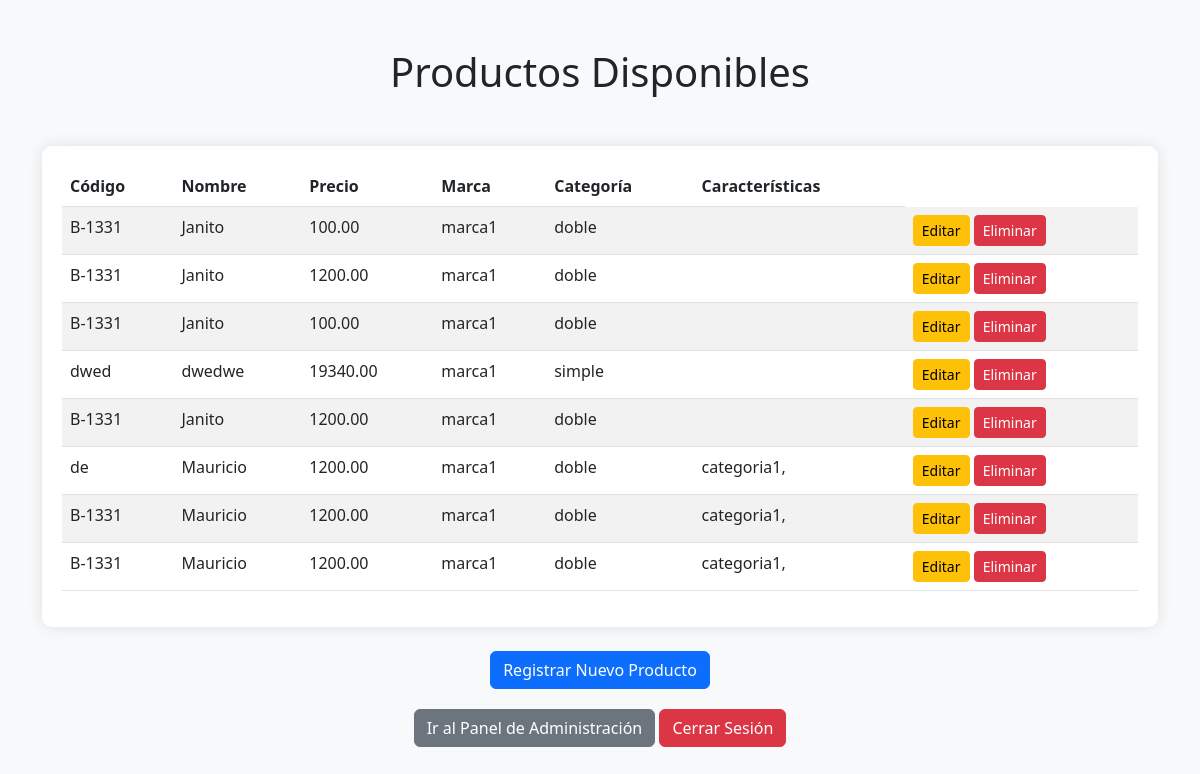
Page / (signed in) on the earlier database version.
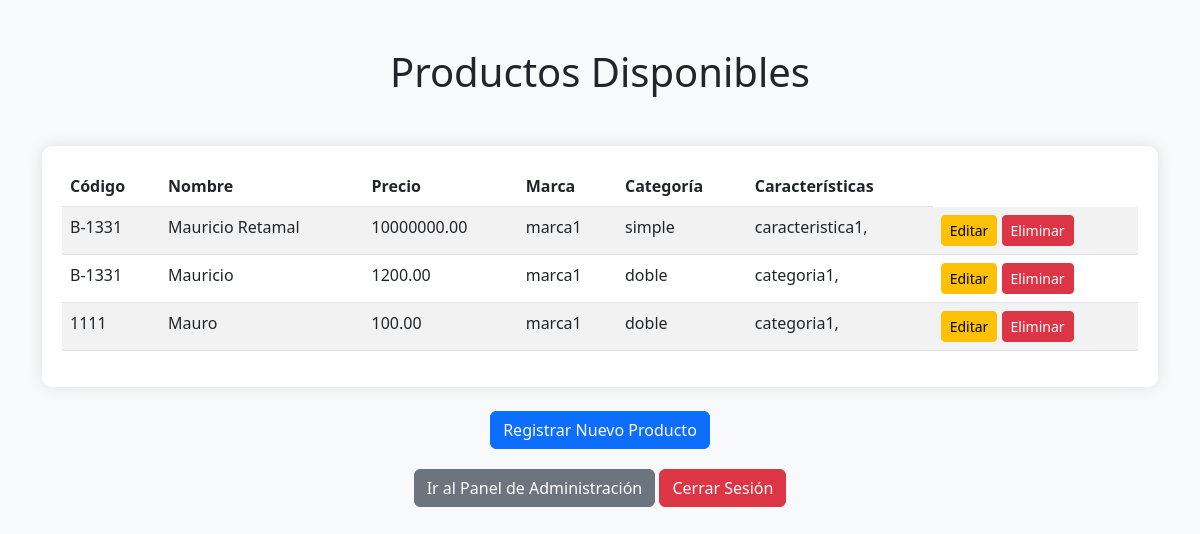
Same page on the later database version.
### productos/models.py (models this page shows, shortened)
class Producto(models.Model):
    codigo = models.CharField(max_length=50)
    nombre = models.CharField(max_length=100)
    precio = models.DecimalField(max_digits=10, decimal_places=2)
    marca = models.ForeignKey(Marca, on_delete=models.CASCADE)
    categoria = models.ForeignKey(Categoria, on_delete=models.CASCADE)
    caracteristicas = models.ManyToManyField(Caracteristica)

class Marca(models.Model):
    nombre = models.CharField(max_length=100)
    def __str__(self):
        return self.nombre

class Categoria(models.Model):
    nombre = models.CharField(max_length=100)
    def __str__(self):
        return self.nombre

class Caracteristica(models.Model):
    nombre = models.CharField(max_length=100)

### productos/views.py (the view)
# urls.py: path('', views.lista_productos, name='lista_productos'),
@login_required
def lista_productos(request):
    productos = Producto.objects.all()
    return render(request, 'productos/index.html', {'productos': productos, 'user': request.user})

### productos/templates/productos/index.html (shortened to what this page needs)
<!DOCTYPE html>
<html>
<head>
<link href="https://cdn.jsdelivr.net/npm/bootstrap@5.3.0/dist/css/bootstrap.min.css" rel="stylesheet">
</head>
<body>
<div class="container">
<h1 class="text-center mt-5 mb-4">Productos Disponibles</h1>
<div class="table-container">
<table class="table table-striped table-hover">
<thead>
<tr>
<th>Código</th>
<th>Nombre</th>
<th>Precio</th>
<th>Marca</th>
<th>Categoría</th>
<th>Características</th>
</tr>
</thead>
<tbody>
    {% for producto in productos %}
<tr>
<td>{{ producto.codigo }}</td>
<td>{{ producto.nombre }}</td>
<td>{{ producto.precio }}</td>
<td>{{ producto.marca }}</td>
<td>{{ producto.categoria }}</td>
<td>
            {% for caracteristica in producto.caracteristicas.all %}
                {{ caracteristica.nombre }},
            {% endfor %}
</td>
<td>
<a href="{% url 'actualizar_producto' producto.id %}" class="btn btn-warning btn-sm">Editar</a>
<a href="{% url 'eliminar_producto' producto.id %}" class="btn btn-danger btn-sm">Eliminar</a>
</td>
</tr>
    {% endfor %}
</tbody>
</table>
</div>
    <div class="text-center mt-4">
<a class="btn btn-primary" href="/registro/">Registrar Nuevo Producto</a>
</div>
    {% if user.is_authenticated %}
<div class="text-center admin-button">
<a href="/admin/" class="btn btn-secondary">Ir al Panel de Administración</a>
<a href="{% url 'logout' %}" class="btn btn-danger">Cerrar Sesión</a>
</div>
    {% else %}
<div class="text-center admin-button">
<a href="{% url 'login' %}" class="btn btn-success">Iniciar Sesión</a>
</div>
    {% endif %}
</div>
</body>
</html>

### productos/templates/productos/index.html (style rules this page uses)
body { background-color: #f8f9fa; }
.table-container { margin-top: 50px; background-color: #fff; padding: 20px; border-radius: 10px; box-shadow: 0px 0px 15px rgba(0, 0, 0, 0.1); }
.admin-button { margin-top: 20px; }

Differences in the rows shown:
removed Producto: codigo "B-1331", nombre "Janito", precio "100.00", marca "marca1", categoria "doble"
removed Producto: codigo "B-1331", nombre "Janito", precio "1200.00", marca "marca1", categoria "doble"
removed Producto: codigo "B-1331", nombre "Janito", precio "100.00", marca "marca1", categoria "doble"
removed Producto: codigo "dwed", nombre "dwedwe", precio "19340.00", marca "marca1", categoria "simple"
removed Producto: codigo "B-1331", nombre "Janito", precio "1200.00", marca "marca1", categoria "doble"
removed Producto: codigo "de", nombre "Mauricio", precio "1200.00", marca "marca1", categoria "doble", Caracteristica (nombre "categoria1")
changed Producto: gains Caracteristica (nombre "caracteristica1"); nombre "Mauricio" → "Mauricio Retamal"; precio "1200.00" → "10000000.00"; categoria "doble" → "simple"; loses Caracteristica (nombre "categoria1")
added Producto: codigo "1111", nombre "Mauro", precio "100.00", marca "marca1", categoria "doble", Caracteristica (nombre "categoria1")
